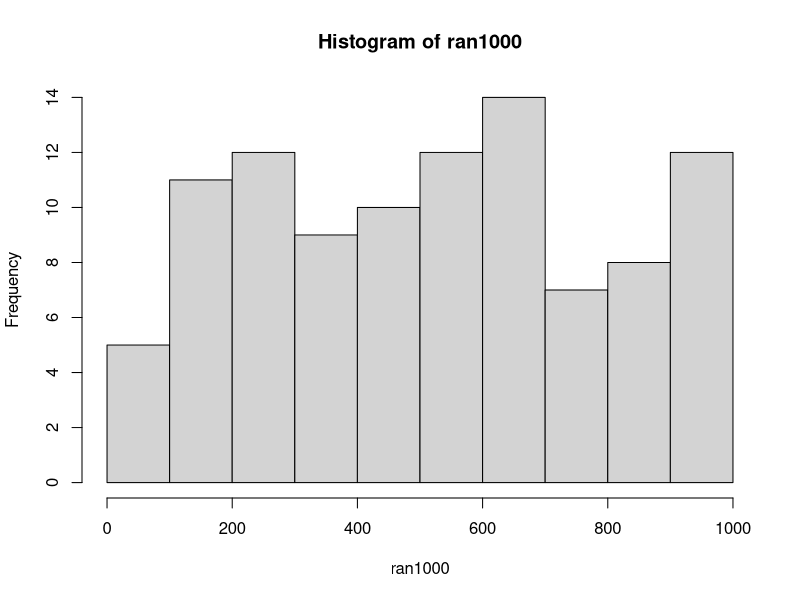
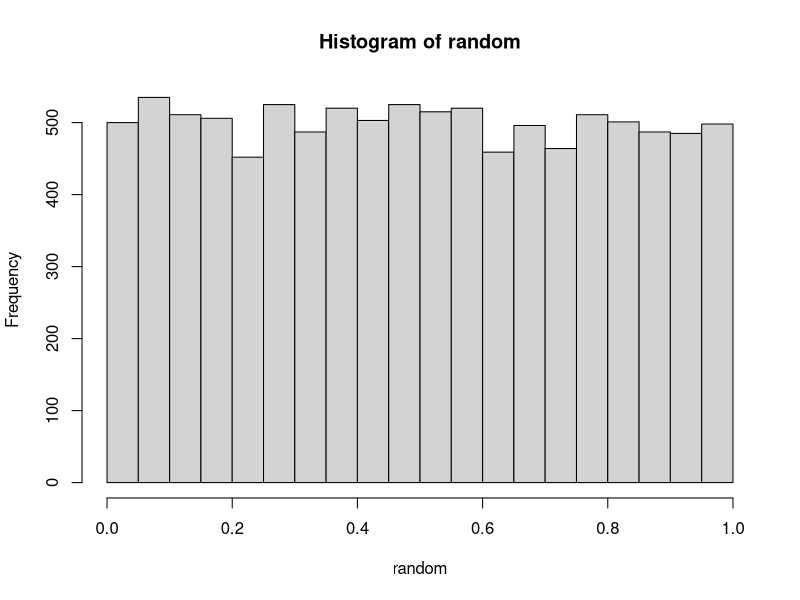
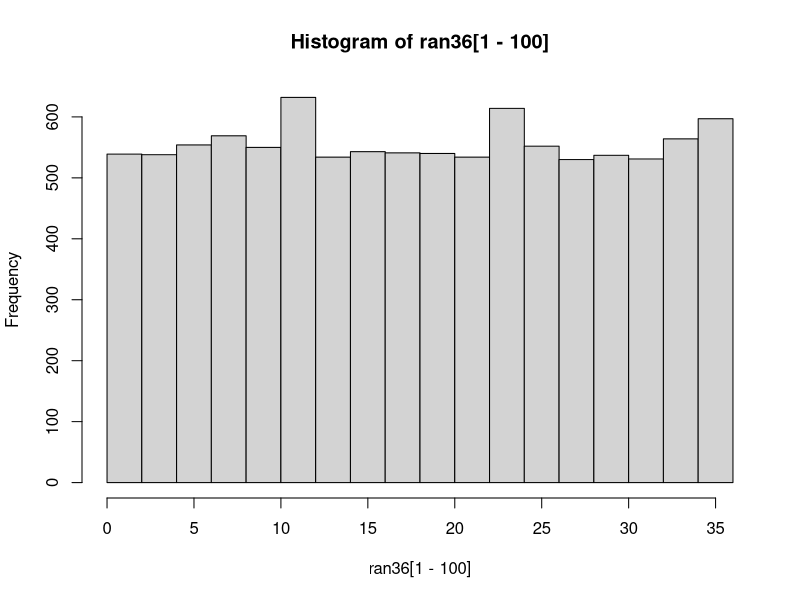
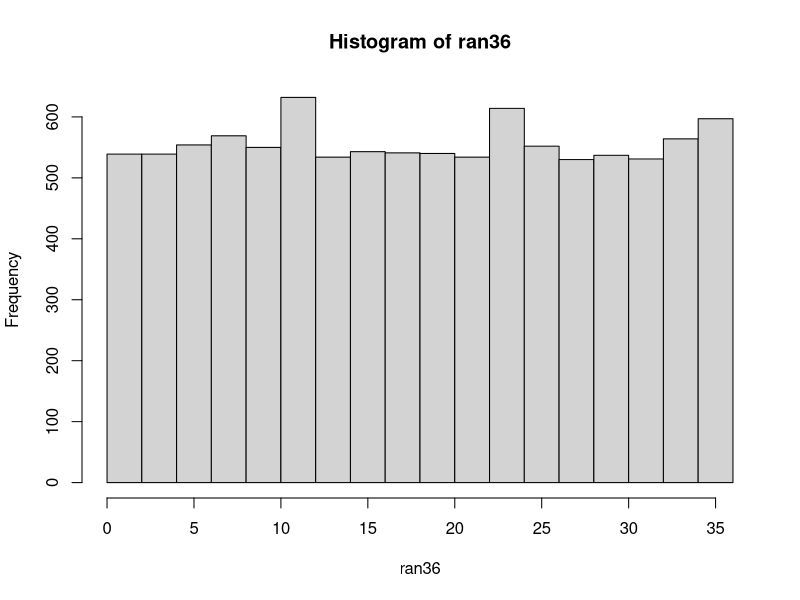
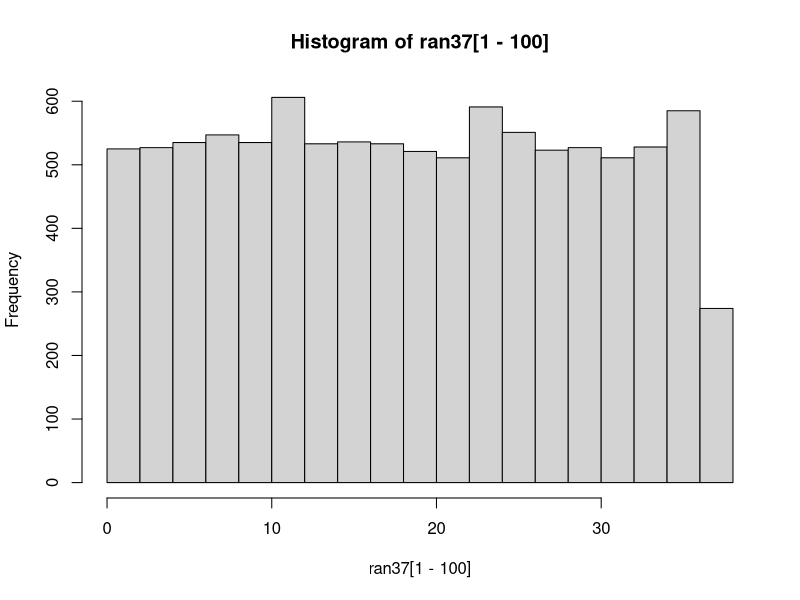
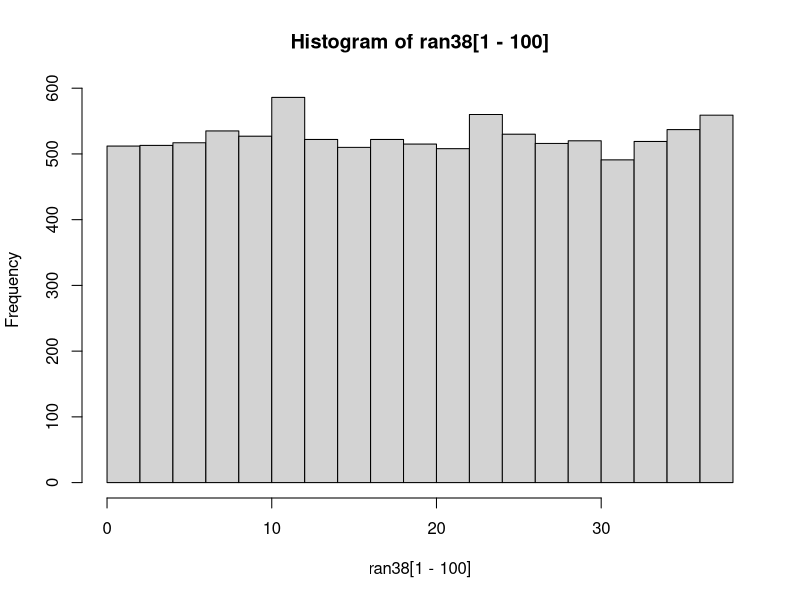
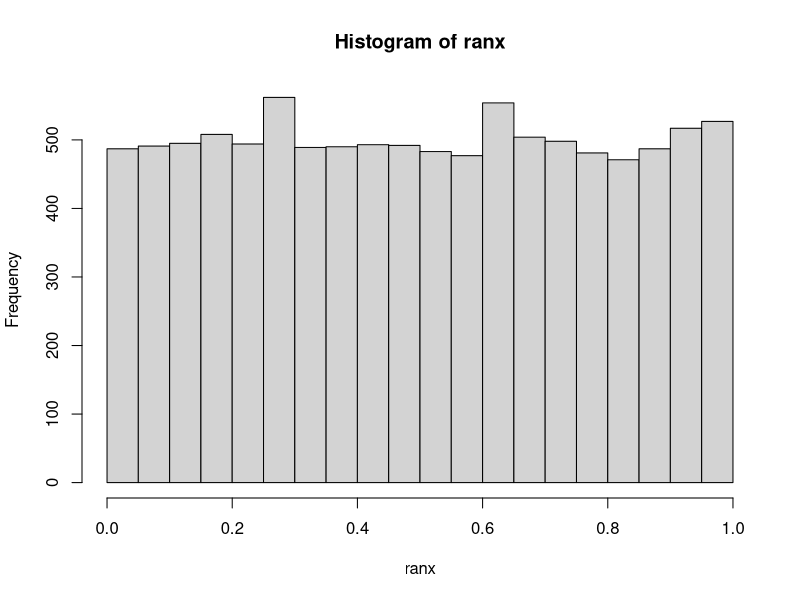
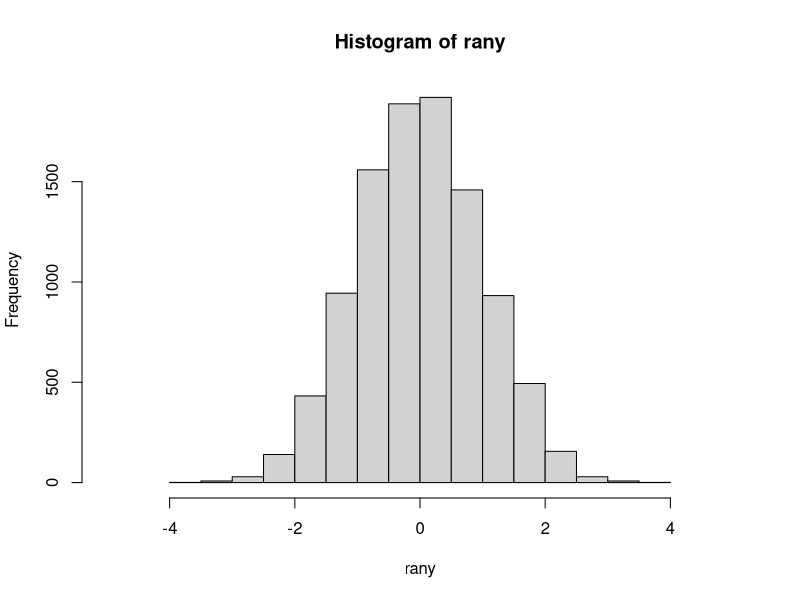

The R source for these figures, in order:
## ---- chunk 1
IM1<-2147483563
IM2<-2147483399
IMM1<-IM1-1
IA1<-40014
IA2<-40692
IQ1<-53668
IQ2<-52774
IR1<-12211
IR2<-3791
NTAB<-32
NDIV<-as.integer(1+IMM1/NTAB)
AM<-1.0/IM1
EPS<-1.2e-7
RNMX<-1.-EPS
idum2<-123456789
idum<--1000
numran<-100
ran2<-0
iy<-0
iv<-rep(0,NTAB)
random<-rep(0,numran)
icount<-1
for(icount in 1:numran){
  if(idum<=0){
    idum<-max(-idum,1)
    idum2<-idum
    j<-NTAB+8
    while(j>0){
      k=as.integer(idum/IQ1)                            
      idum<-IA1*(idum-k*IQ1)-k*IR1
      if(idum<0){
        idum=idum+IM1
      }
      if(j<=NTAB){
        iv[j]<-idum
      }
      j<-j-1
    }
    iy<-iv[1]
  }
  k<-as.integer(idum/IQ1) 
  idum<-IA1*(idum-k*IQ1)-k*IR1
  if(idum<0){idum=idum+IM1}
  k<-as.integer(idum2/IQ2) 
  idum2<-IA2*(idum2-k*IQ2)-k*IR2
  if(idum2<0){idum2=idum2+IM2}
  j<-as.integer(iy/NDIV)+1
  
  iy<-iv[j]-idum2
  iv[j]<-idum2
  
  if(iy<1){iy<-iy+IMM1}
  ran2<-min(AM*iy,RNMX)
  random[icount]<-ran2
  icount<-icount+1
}
## ---- chunk 2
ran1000<-as.integer(1000*random)+1
hist(ran1000)

## ---- chunk 3
IM1<-2147483563
IM2<-2147483399
IMM1<-IM1-1
IA1<-40014
IA2<-40692
IQ1<-53668
IQ2<-52774
IR1<-12211
IR2<-3791
NTAB<-32
NDIV<-as.integer(1+IMM1/NTAB)
AM<-1.0/IM1
EPS<-1.2e-7
RNMX<-1.-EPS
idum2<-123456789
idum<--1000
numran<-10000
ran2<-0
iy<-0
iv<-rep(0,NTAB)
random<-rep(0,numran)
icount<-1
for(icount in 1:numran){
  if(idum<=0){
    idum<-max(-idum,1)
    idum2<-idum
    j<-NTAB+8
    while(j>0){
      k=as.integer(idum/IQ1)                            
      idum<-IA1*(idum-k*IQ1)-k*IR1
      if(idum<0){
        idum=idum+IM1
      }
      if(j<=NTAB){
        iv[j]<-idum
      }
      j<-j-1
    }
    iy<-iv[1]
  }
  k<-as.integer(idum/IQ1) 
  idum<-IA1*(idum-k*IQ1)-k*IR1
  if(idum<0){idum=idum+IM1}
  k<-as.integer(idum2/IQ2) 
  idum2<-IA2*(idum2-k*IQ2)-k*IR2
  if(idum2<0){idum2=idum2+IM2}
  j<-as.integer(iy/NDIV)+1
  
  iy<-iv[j]-idum2
  iv[j]<-idum2
  
  if(iy<1){iy<-iy+IMM1}
  ran2<-min(AM*iy,RNMX)
  random[icount]<-ran2
  icount<-icount+1
  
}
  hist(random)
## ---- chunk 4
#first get the quick and dirty LCG 
im<-134456
ia<-8121
ic<-28411
idum<-2
icount<-1
numran<-10000
ranx<-rep(0,numran)
#
while (icount <= numran) {
  idum<-(ia*idum+ic)%%im
  ranx[icount]<-idum/im
  icount<-icount+1
}
#


#
# Scaling to 1:36
#
ran36<-as.integer(36*ranx)+1
## ---- chunk 5
bet_on<-36
runs_num<-100
plrate1_vals<-rep(0,runs_num)

jcount<-1
while(jcount<=runs_num){
  plrate1_vals[jcount]<-(-1)
  u<-ran36[jcount]

  if(u==bet_on){
    plrate1_vals[jcount]<-35
  }
  #cat("J","","JCOUNT",jcount,"RAN36",ran36[jcount],"\n")
  jcount<-jcount+1
}
  #cat("J","","JCOUNT",jcount,"RAN36",ran36[jcount],"\n")
  
  hist(ran36[1-100])
  mean(plrate1_vals)
  sd(plrate1_vals)
## ---- chunk 6
bet_on<-36
runs_num<-1000
plrate1_vals<-rep(0,runs_num)

jcount<-1
while(jcount<=runs_num){
  plrate1_vals[jcount]<--1
  u<-ran36[jcount]

  if(u==bet_on){
    plrate1_vals[jcount]<-35
  }
  #cat("J","","JCOUNT",jcount,"RAN36",ran36[jcount],"\n")
  jcount<-jcount+1
}
  #cat("J","","JCOUNT",jcount,"RAN36",ran36[jcount],"\n")
  
  hist(ran36)
  mean(plrate1_vals)
  sd(plrate1_vals)
## ---- chunk 7
ran37<-as.integer(37*ranx)+1
## ---- chunk 8
bet_on<-36
runs_num<-1000
plrate1_vals<-rep(0,runs_num)

jcount<-1
while(jcount<=runs_num){
  plrate1_vals[jcount]<-(-1)
  u<-ran37[jcount]

  if(u==bet_on){
    plrate1_vals[jcount]<-35
  }
  #cat("J","","JCOUNT",jcount,"RAN37",ran37[jcount],"\n")
  jcount<-jcount+1
}
  #cat("J","","JCOUNT",jcount,"RAN37",ran37[jcount],"\n")
  
  hist(ran37[1-100])
  mean(plrate1_vals)
  sd(plrate1_vals)
## ---- chunk 9
ran38<-as.integer(38*ranx)+1
## ---- chunk 10
bet_on<-36
runs_num<-1000
plrate1_vals<-rep(0,runs_num)

jcount<-1
while(jcount<=runs_num){
  plrate1_vals[jcount]<-(-1)
  u<-ran38[jcount]

  if(u==bet_on){
    plrate1_vals[jcount]<-35
  }
  #cat("J","","JCOUNT",jcount,"RAN38",ran38[jcount],"\n")
  jcount<-jcount+1
}
  #cat("J","","JCOUNT",jcount,"RAN38",ran38[jcount],"\n")
  
  hist(ran38[1-100])
  mean(plrate1_vals)
  sd(plrate1_vals)
## ---- chunk 11
im<-134456
ia<-8121
ic<-28411
idum<-2
icount<-1
numran<-10000
ranx<-rep(0,numran)
#
while (icount <= numran) {
  idum<-(ia*idum+ic)%%im
  ranx[icount]<-idum/im
  icount<-icount+1
}
#
hist(ranx)
## ---- chunk 12
a0<-2.50662823884
a1<--18.61500062529
a2<-41.39119773534
a3<--25.44106049637

b0<--8.47351093090
b1<-23.08336743743
b2<--21.06224101826
b3<-3.13082909833

c0<-0.3374754822726147
c1<-0.9761690190917186
c2<-0.1607979714918209
c3<-0.0276438810333863
c4<-0.0038405729373609
c5<-0.0003951896511919
c6<-0.0000321767881768
c7<-0.0000002888167364
c8<-0.0000003960315187

jcount<-1
rany<-rep(0,numran)
while(jcount<=numran){
u<-ranx[jcount]
y<-u-0.5
if (abs(y)<0.42){
  r<-y*y
  x<-y*(((a3*r+a2)*r+a1)*r+a0)/((((b3*r+b2)*r+b1)*r+b0)*r+1)
}else{
    r<-u
    if(y>0){
      r<-1-u
    }
    r<-log(-log(r))
    x<-c0+r*(c1+r*(c2+r*(c4+r*(c5+r*(c6+r*(c7+r*(c8)))))))
    if(y<0){x<--x}
}
  rany[jcount]<-x
  jcount=jcount+1
}
    
## ---- chunk 13
hist(rany,xlim=c(-5,5),breaks=20 )
## ---- chunk 14
#MY last name end with 'N'
# Calculating Implied Volatility
#1.NIVDIA SEP,18
S0<-245.62
Strike<-260
rf<-0.05
T=177/365
# Assume
TruePrice <- 39.25
#
# Solving for Implied Volatility
#
guess1<-0.1
d1<-(log(S0/Strike)+(rf+0.5*guess1^2)*T)/(guess1*sqrt(T))
d2<-d1-guess1*sqrt(T)
Nd1<-pnorm(d1, mean=0, sd=1)
Nd2<-pnorm(d2, mean=0, sd=1)
price1<-S0*Nd1-Strike*exp(-rf*T)*Nd2
#
icount<-1
guess2<-1
 
while(icount < 100) {
d1<-(log(S0/Strike)+(rf+0.5*guess2^2)*T)/(guess2*sqrt(T))
d2<-d1-guess2*sqrt(T)
Nd1<-pnorm(d1, mean=0, sd=1)
Nd2<-pnorm(d2, mean=0, sd=1)
price2<-S0*Nd1-Strike*exp(-rf*T)*Nd2

guessnew<-(((guess1-guess2)/(price1-price2))*(TruePrice-price2)) + (guess2)


diffg<-abs(guessnew - guess2)

if(diffg<0.0001) break
#
# Liner Interpolation - assume constant slope:
# (guess1-guess2)/(price1-price2) =
# (guessnew-guess2)/(TruePrice-price2)
# Solve for guessnew and calculate
#

#cat("Iteration #",icount,"\n")
#cat("Guess1 ->",guess1, "Guess2 ->",guess2,"GuessNew#guessnew,"\n")
#cat("Price1 ->",price1, "Price2 ->",price2,"TruePrice ->",TruePrice,"\n")
#
guess1<-guess2
price1<-price2
guess2<-guessnew
icount<-icount+1
}
cat("Final Iteration #",icount,"\n")
cat("Implied Volatility =",guessnew*100,"%","\n")
cat("Estimated Price",price2,"\n")
## ---- chunk 15
#2.NETFLIX SEP,18
S0<-342.39
Strike<-355
rf<-0.05
T=177/365
# Assume
TruePrice <- 46
#
# Solving for Implied Volatility
#
guess1<-0.1
d1<-(log(S0/Strike)+(rf+0.5*guess1^2)*T)/(guess1*sqrt(T))
d2<-d1-guess1*sqrt(T)
Nd1<-pnorm(d1, mean=0, sd=1)
Nd2<-pnorm(d2, mean=0, sd=1)
price1<-S0*Nd1-Strike*exp(-rf*T)*Nd2
#
icount<-1
guess2<-1
 
while(icount < 100) {
d1<-(log(S0/Strike)+(rf+0.5*guess2^2)*T)/(guess2*sqrt(T))
d2<-d1-guess2*sqrt(T)
Nd1<-pnorm(d1, mean=0, sd=1)
Nd2<-pnorm(d2, mean=0, sd=1)
price2<-S0*Nd1-Strike*exp(-rf*T)*Nd2

guessnew<-(((guess1-guess2)/(price1-price2))*(TruePrice-price2)) + (guess2)


diffg<-abs(guessnew - guess2)

if(diffg<0.0001) break
#
# Liner Interpolation - assume constant slope:
# (guess1-guess2)/(price1-price2) =
# (guessnew-guess2)/(TruePrice-price2)
# Solve for guessnew and calculate
#

#cat("Iteration #",icount,"\n")
#cat("Guess1 ->",guess1, "Guess2 ->",guess2,"GuessNew#guessnew,"\n")
#cat("Price1 ->",price1, "Price2 ->",price2,"TruePrice ->",TruePrice,"\n")
#
guess1<-guess2
price1<-price2
guess2<-guessnew
icount<-icount+1
}
cat("Final Iteration #",icount,"\n")
cat("Implied Volatility =",guessnew*100,"%","\n")
cat("Estimated Price",price2,"\n")
## ---- chunk 16
#3.NVAX oct,16
S0<-11.75
Strike<-13
rf<-0.05
T=205/365
# Assume
TruePrice <- 2.5
#
# Solving for Implied Volatility
#
guess1<-0.1
d1<-(log(S0/Strike)+(rf+0.5*guess1^2)*T)/(guess1*sqrt(T))
d2<-d1-guess1*sqrt(T)
Nd1<-pnorm(d1, mean=0, sd=1)
Nd2<-pnorm(d2, mean=0, sd=1)
price1<-S0*Nd1-Strike*exp(-rf*T)*Nd2
#
icount<-1
guess2<-1
 
while(icount < 100) {
d1<-(log(S0/Strike)+(rf+0.5*guess2^2)*T)/(guess2*sqrt(T))
d2<-d1-guess2*sqrt(T)
Nd1<-pnorm(d1, mean=0, sd=1)
Nd2<-pnorm(d2, mean=0, sd=1)
price2<-S0*Nd1-Strike*exp(-rf*T)*Nd2

guessnew<-(((guess1-guess2)/(price1-price2))*(TruePrice-price2)) + (guess2)


diffg<-abs(guessnew - guess2)

if(diffg<0.0001) break
#
# Liner Interpolation - assume constant slope:
# (guess1-guess2)/(price1-price2) =
# (guessnew-guess2)/(TruePrice-price2)
# Solve for guessnew and calculate
#

#cat("Iteration #",icount,"\n")
#cat("Guess1 ->",guess1, "Guess2 ->",guess2,"GuessNew#guessnew,"\n")
#cat("Price1 ->",price1, "Price2 ->",price2,"TruePrice ->",TruePrice,"\n")
#
guess1<-guess2
price1<-price2
guess2<-guessnew
icount<-icount+1
}
cat("Final Iteration #",icount,"\n")
cat("Implied Volatility =",guessnew*100,"%","\n")
cat("Estimated Price",price2,"\n")
## ---- chunk 17
#4.NCLH SEP,18
S0<-17.2
Strike<-22.5
rf<-0.05
T=177/365
# Assume
TruePrice <- 4.6
#
# Solving for Implied Volatility
#
guess1<-0.1
d1<-(log(S0/Strike)+(rf+0.5*guess1^2)*T)/(guess1*sqrt(T))
d2<-d1-guess1*sqrt(T)
Nd1<-pnorm(d1, mean=0, sd=1)
Nd2<-pnorm(d2, mean=0, sd=1)
price1<-S0*Nd1-Strike*exp(-rf*T)*Nd2
#
icount<-1
guess2<-1
 
while(icount < 100) {
d1<-(log(S0/Strike)+(rf+0.5*guess2^2)*T)/(guess2*sqrt(T))
d2<-d1-guess2*sqrt(T)
Nd1<-pnorm(d1, mean=0, sd=1)
Nd2<-pnorm(d2, mean=0, sd=1)
price2<-S0*Nd1-Strike*exp(-rf*T)*Nd2

guessnew<-(((guess1-guess2)/(price1-price2))*(TruePrice-price2)) + (guess2)


diffg<-abs(guessnew - guess2)

if(diffg<0.0001) break
#
# Liner Interpolation - assume constant slope:
# (guess1-guess2)/(price1-price2) =
# (guessnew-guess2)/(TruePrice-price2)
# Solve for guessnew and calculate
#

#cat("Iteration #",icount,"\n")
#cat("Guess1 ->",guess1, "Guess2 ->",guess2,"GuessNew#guessnew,"\n")
#cat("Price1 ->",price1, "Price2 ->",price2,"TruePrice ->",TruePrice,"\n")
#
guess1<-guess2
price1<-price2
guess2<-guessnew
icount<-icount+1
}
cat("Final Iteration #",icount,"\n")
cat("Implied Volatility =",guessnew*100,"%","\n")
cat("Estimated Price",price2,"\n")
## ---- chunk 18
#5.NTNX SEP,18
S0<-18.08
Strike<-17.5
rf<-0.05
T=177/365
# Assume
TruePrice <- 2.95
#
# Solving for Implied Volatility
#
guess1<-0.1
d1<-(log(S0/Strike)+(rf+0.5*guess1^2)*T)/(guess1*sqrt(T))
d2<-d1-guess1*sqrt(T)
Nd1<-pnorm(d1, mean=0, sd=1)
Nd2<-pnorm(d2, mean=0, sd=1)
price1<-S0*Nd1-Strike*exp(-rf*T)*Nd2
#
icount<-1
guess2<-1
 
while(icount < 100) {
d1<-(log(S0/Strike)+(rf+0.5*guess2^2)*T)/(guess2*sqrt(T))
d2<-d1-guess2*sqrt(T)
Nd1<-pnorm(d1, mean=0, sd=1)
Nd2<-pnorm(d2, mean=0, sd=1)
price2<-S0*Nd1-Strike*exp(-rf*T)*Nd2

guessnew<-(((guess1-guess2)/(price1-price2))*(TruePrice-price2)) + (guess2)


diffg<-abs(guessnew - guess2)

if(diffg<0.0001) break
#
# Liner Interpolation - assume constant slope:
# (guess1-guess2)/(price1-price2) =
# (guessnew-guess2)/(TruePrice-price2)
# Solve for guessnew and calculate
#

#cat("Iteration #",icount,"\n")
#cat("Guess1 ->",guess1, "Guess2 ->",guess2,"GuessNew#guessnew,"\n")
#cat("Price1 ->",price1, "Price2 ->",price2,"TruePrice ->",TruePrice,"\n")
#
guess1<-guess2
price1<-price2
guess2<-guessnew
icount<-icount+1
}
cat("Final Iteration #",icount,"\n")
cat("Implied Volatility =",guessnew*100,"%","\n")
cat("Estimated Price",price2,"\n")
## ---- chunk 19
 

